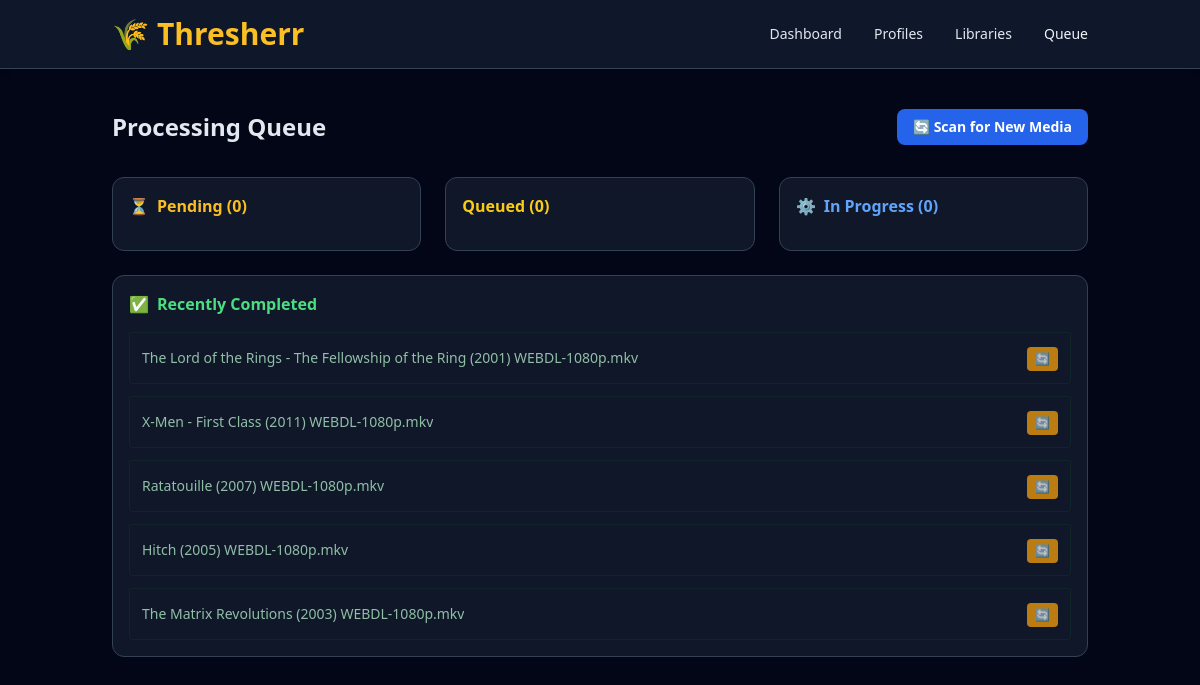
/queue, run on the app's committed database.
### models.py (models this page shows)
class MediaFile(Base):
    __tablename__ = "media_files"
    id = Column(Integer, primary_key=True, index=True)
    file_name = Column(String, nullable=False)
    full_path = Column(String, unique=True, nullable=False)
    library_id = Column(Integer, ForeignKey("libraries.id"), nullable=False)
    library = relationship("Library", back_populates="media_files")
    status = Column(String, nullable=False, default="pending")
    created_at = Column(DateTime(timezone=True), server_default=func.now())
    started_at = Column(DateTime(timezone=True), nullable=True)
    finished_at = Column(DateTime(timezone=True), nullable=True)
    video_codec = Column(String, nullable=True)
    resolution = Column(String, nullable=True)
    audio_codec = Column(String, nullable=True)
    audio_languages = Column(String, nullable=True)
    subtitle_codec = Column(String, nullable=True)
    subtitle_languages = Column(String, nullable=True)
    size_original = Column(BigInteger, nullable=True)
    size_final = Column(BigInteger, nullable=True)
    job_plan = Column(
        Text,
        nullable=True
    )
    verification_result = Column(
        Text,
        nullable=True
    )
    warnings = Column(
        Text,
        nullable=True
    )
    last_error = Column(
        Text,
        nullable=True
    )

### main.py (the view)
@app.get("/queue", response_class=HTMLResponse)
async def get_queue(request: Request, db: Session = Depends(get_db)):
    pending = db.query(models.MediaFile).filter(models.MediaFile.status == "pending").all()
    queued = db.query(models.MediaFile).filter(models.MediaFile.status == "queued").all()
    processing = db.query(models.MediaFile).filter(models.MediaFile.status == "processing").all()
    completed = db.query(models.MediaFile).filter(models.MediaFile.status == "completed").order_by(models.MediaFile.id.desc()).limit(10).all()
    return templates.TemplateResponse(
        request=request,
        name="queue.html",
        context={
            "pending": pending,
            "queued": queued,
            "processing": processing,
            "completed": completed
        }
    )

### templates/queue.html (shortened to what this page needs)
{% extends "base.html" %}
{% block content %}
<div class="flex justify-between items-center mb-8">
    <h1 class="text-2xl font-bold text-slate-200">
        Processing Queue
    </h1>
    <a
        href="/scan"
        class="bg-blue-600 hover:bg-blue-700 text-white px-4 py-2 rounded-lg text-sm font-bold transition-colors"
    >
        🔄 Scan for New Media
    </a>
</div>
<div class="grid grid-cols-1 lg:grid-cols-3 gap-6">
    <section class="bg-slate-800/50 p-4 rounded-xl border border-slate-700">
        <h2 class="text-amber-400 font-bold mb-4 flex items-center">
            <span class="mr-2">⏳</span>
            Pending ({{ pending|length }})
        </h2>
    </section>
    <section class="bg-slate-800/50 p-4 rounded-xl border border-slate-700">
        <h2 class="text-yellow-400 font-bold mb-4">
            Queued ({{ queued|length }})
        </h2>
    </section>
    <section class="bg-slate-800/50 p-4 rounded-xl border border-slate-700">
        <h2 class="text-blue-400 font-bold mb-4 flex items-center">
            <span class="mr-2">⚙️</span>
            In Progress ({{ processing|length }})
        </h2>
    </section>
    <section class="bg-slate-800/50 p-4 rounded-xl border border-slate-700 lg:col-span-3">
        <h2 class="text-green-400 font-bold mb-4 flex items-center">
            <span class="mr-2">✅</span>
            Recently Completed
        </h2>
        <div class="space-y-3">
            {% for file in completed %}
                <div class="bg-slate-900 p-3 rounded border border-green-900/30 opacity-75 flex justify-between items-center">
                    <div class="min-w-0">
                        <p class="text-sm text-green-200 font-medium truncate">
                            {{ file.file_name }}
                        </p>
                    </div>
					<div class="flex items-center space-x-2 ml-4">
                        <form method="post" action="/queue/{{ file.id }}/rescan">
                            <button
                                type="submit"
                                class="bg-amber-500 hover:bg-amber-600 text-slate-900 text-xs px-2 py-1 rounded"
                                title="Re-scan file"
                            >
                                🔄
                            </button>
                        </form>
                    </div>
                </div>
            {% endfor %}
        </div>
    </section>
</div>
{% endblock %}

### data on the page
MediaFile: file_name "The Lord of the Rings - The Fellowship of the Ring (2001) WEBDL-1080p.mkv"
MediaFile: file_name "X-Men - First Class (2011) WEBDL-1080p.mkv"
MediaFile: file_name "Ratatouille (2007) WEBDL-1080p.mkv"
MediaFile: file_name "Hitch (2005) WEBDL-1080p.mkv"
MediaFile: file_name "The Matrix Revolutions (2003) WEBDL-1080p.mkv"

### other printed values
{{ pending|length }} "0"
{{ queued|length }} "0"
{{ processing|length }} "0"
